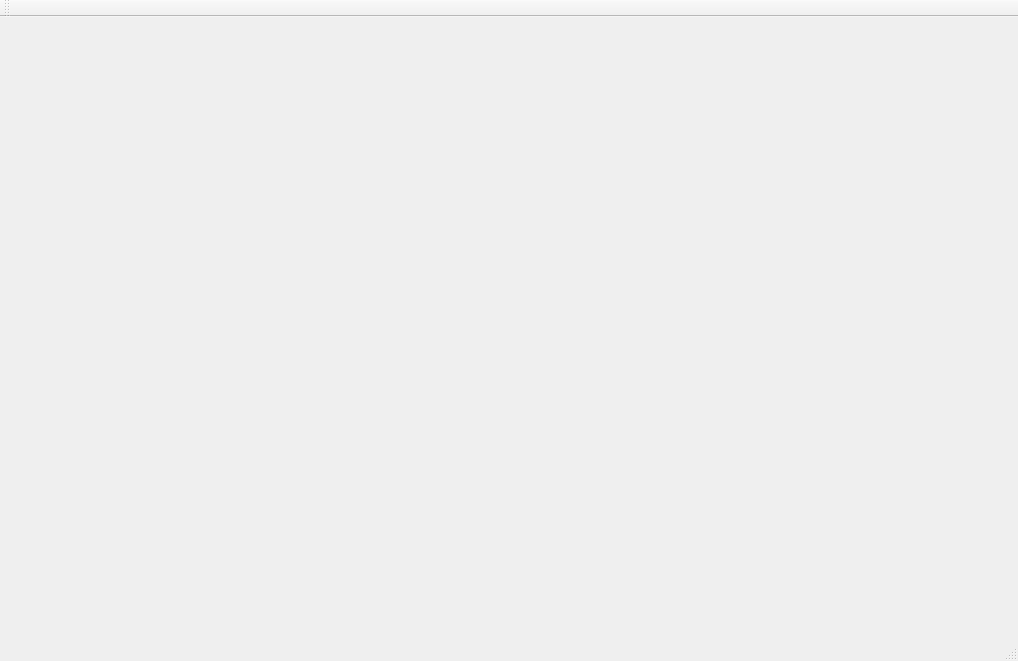
<?xml version="1.0" encoding="UTF-8"?>
<ui version="4.0">
 <class>MainWindow</class>
 <widget class="QMainWindow" name="MainWindow">
  <property name="geometry">
   <rect>
    <x>0</x>
    <y>0</y>
    <width>1018</width>
    <height>661</height>
   </rect>
  </property>
  <property name="windowTitle">
   <string>MainWindow</string>
  </property>
  <widget class="QWidget" name="centralWidget"/>
  <widget class="QMenuBar" name="menuBar">
   <property name="geometry">
    <rect>
     <x>0</x>
     <y>0</y>
     <width>1018</width>
     <height>26</height>
    </rect>
   </property>
  </widget>
  <widget class="QToolBar" name="mainToolBar">
   <attribute name="toolBarArea">
    <enum>TopToolBarArea</enum>
   </attribute>
   <attribute name="toolBarBreak">
    <bool>false</bool>
   </attribute>
  </widget>
  <widget class="QStatusBar" name="statusBar"/>
 </widget>
 <layoutdefault spacing="6" margin="11"/>
 <resources/>
 <connections/>
</ui>
